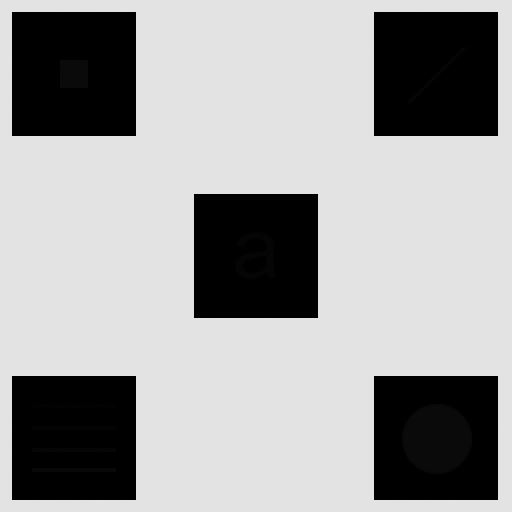
#> input picture Lab3_Spatial_Transforms/Q3_3.tif, 512 x 512 px
$ python temp.py
#> lines starting #> are read from the running program, lines starting #| are printed output that depends on the picture
import numpy as np
from skimage import io, data
import math
from scipy import interpolate
import matplotlib.pyplot as plt


def sum(histogram, index):
    sum = 0
    for i in range(index):
        sum = sum + histogram[i]
    # print(sum)
    return sum

if __name__ == '__main__':
    image1 = io.imread("Q3_3.tif")
#> image1 is the input picture: shape (512, 512); min 0, max 228, mean 160.7
    image2 = io.imread("Q3_3_11810818.tif")
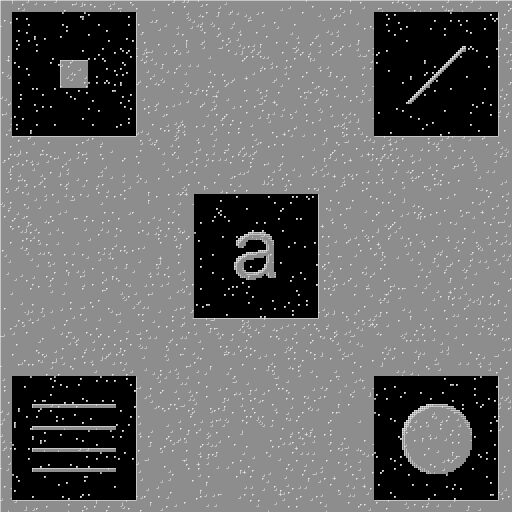
#> input picture Lab3_Spatial_Transforms/Q3_3_11810818.tif, 512 x 512 px
#> image2 is the input picture: shape (512, 512); min 0, max 226, mean 107.6


    m,n = image1.shape
#> m = 512; n = 512

    number_of_pixel = m * n
#> number_of_pixel = 262144

    input_hist = []  # Distribution of input pixels
    output_hist = []

    for i in range(256):
        input_hist.append(np.sum(image1 == i))
        output_hist.append(np.sum(image2 == i))
#> after the loop, input_hist = 256 values, max 175784 at index 227, min 0 at index 12, mean 1024; output_hist = 256 values, max 180666 at index 141, min 0 at index 1, mean 1024


    fig1, [in_1, out_1] = plt.subplots(1, 2)
    in_1.plot(np.arange(256), input_hist)
    out_1.plot(np.arange(256), output_hist)


    plt.show()
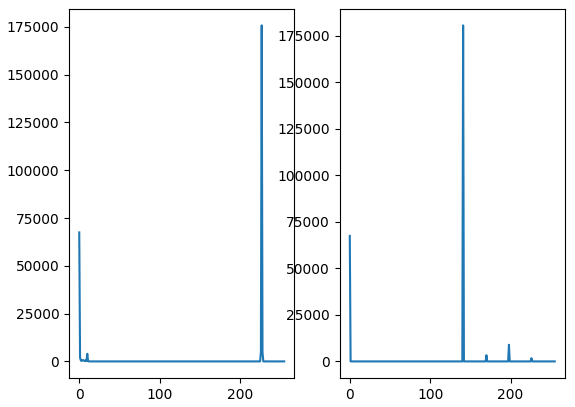
#> figure drawn by matplotlib, 2 panels; panel 1: curve peaks at x = 227, y = 175784; panel 2: curve peaks at x = 141, y = 180666
